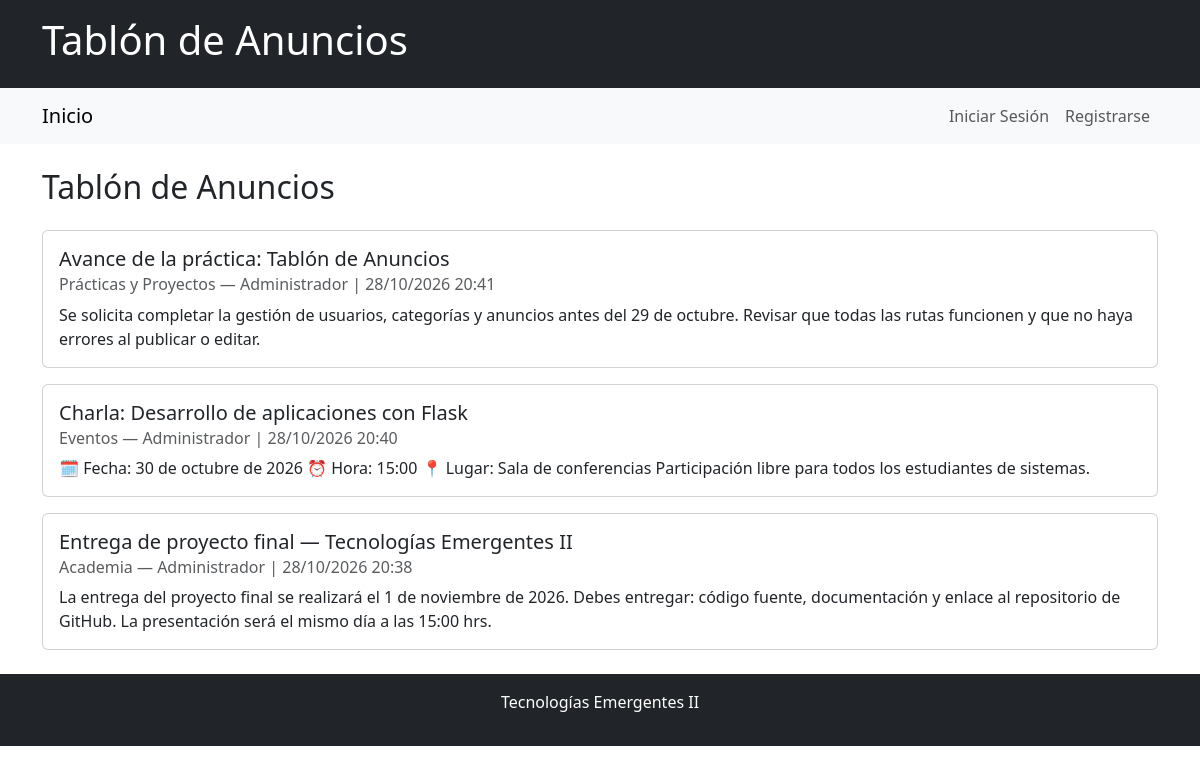
The page / on the database its author committed.
### app/models.py (models this page shows, shortened)
class Anuncio(db.Model):
    __tablename__ = 'anuncios'
    id = db.Column(db.Integer, primary_key=True)
    titulo = db.Column(db.String(200), nullable=False)
    contenido = db.Column(db.Text, nullable=False)
    fecha_creacion = db.Column(db.DateTime, default=datetime.utcnow)
    usuario_id = db.Column(db.Integer, db.ForeignKey('usuarios.id'), nullable=False)
    categoria_id = db.Column(db.Integer, db.ForeignKey('categorias.id'), nullable=False)

class Categoria(db.Model):
    __tablename__ = 'categorias'
    id = db.Column(db.Integer, primary_key=True)
    nombre = db.Column(db.String(100), nullable=False, unique=True)
    descripcion = db.Column(db.Text)
    anuncios = db.relationship('Anuncio', backref='categoria', lazy=True, cascade='all, delete-orphan')

class Usuario(db.Model):
    __tablename__ = 'usuarios'
    id = db.Column(db.Integer, primary_key=True)
    nombre = db.Column(db.String(100), nullable=False)
    correo = db.Column(db.String(100), nullable=False, unique=True)
    contrasena_hash = db.Column(db.String(200), nullable=False)
    es_admin = db.Column(db.Boolean, default=False)
    anuncios = db.relationship('Anuncio', backref='autor', lazy=True, cascade='all, delete-orphan')
    @property
    def contrasena(self):
        raise AttributeError('contraseña no es un atributo legible')

### app/anuncios/routes.py (the view)
@anuncios_bp.route('/')
def lista():
    anuncios = Anuncio.query.order_by(Anuncio.fecha_creacion.desc()).all()
    return render_template('anuncios/lista.html', anuncios=anuncios)

### app/templates/anuncios/lista.html (shortened to what this page needs)
{% extends "base.html" %}
{% block contenido %}
<h2 class="mb-4">Tablón de Anuncios</h2>
{% if anuncios %}
  {% for anuncio in anuncios %}
    <div class="card mb-3">
        <div class="card-body">
            <h5 class="card-title">{{ anuncio.titulo }}</h5>
            <h6 class="card-subtitle mb-2 text-muted">
                {{ anuncio.categoria.nombre }} — {{ anuncio.autor.nombre }}
                | {{ anuncio.fecha_creacion.strftime('%d/%m/%Y %H:%M') }}
            </h6>
            <p class="card-text">{{ anuncio.contenido }}</p>
        </div>
    </div>
  {% endfor %}
{% else %}
  <p class="text-muted">No hay anuncios publicados aún.</p>
{% endif %}
{% endblock %}

### app/templates/base.html (shortened to what this page needs)
<!DOCTYPE html>
<html lang="es">
<head>
    <link href="https://cdn.jsdelivr.net/npm/bootstrap@5.3.0/dist/css/bootstrap.min.css" rel="stylesheet">
</head>
<body>
    <header class="bg-dark text-white py-3">
        <div class="container">
            <h1>Tablón de Anuncios</h1>
        </div>
    </header>
    <nav class="navbar navbar-expand-lg navbar-light bg-light">
        <div class="container">
            <a class="navbar-brand" href="{{ url_for('anuncios.lista') }}">Inicio</a>
            <div class="collapse navbar-collapse">
                <ul class="navbar-nav">
                    {% if session.usuario_id %}
                    <li class="nav-item"><span class="nav-link">Hola, {{ session.nombre }}</span></li>
                    <li class="nav-item">
                        <a class="nav-link" href="{{ url_for('auth.logout') }}">Cerrar Sesión</a>
                    </li>
                    {% else %}
                    <li class="nav-item">
                        <a class="nav-link" href="{{ url_for('auth.login') }}">Iniciar Sesión</a>
                    </li>
                    <li class="nav-item">
                        <a class="nav-link" href="{{ url_for('auth.registro') }}">Registrarse</a>
                    </li>
                    {% endif %}
                </ul>
            </div>
        </div>
    </nav>
    <main class="container my-4">
        {% block contenido %}{% endblock %}
    </main>
    <footer class="bg-dark text-white text-center py-3">
        <p>Tecnologías Emergentes II</p>
    </footer>
</body>
</html>

### rows shown on the page
Anuncio: titulo "Avance de la práctica: Tablón de Anuncios", categoria.nombre "Prácticas y Proyectos", autor.nombre "Administrador", fecha_creacion "28/10/2026 20:41", contenido "Se solicita completar la gestión de usuarios, categorías y anuncios antes del 29 de octubre. Revisar que todas las rutas funcionen y que no haya errores al publicar o editar."
Anuncio: titulo "Charla: Desarrollo de aplicaciones con Flask", categoria.nombre "Eventos", autor.nombre "Administrador", fecha_creacion "28/10/2026 20:40", contenido "🗓️ Fecha: 30 de octubre de 2026 ⏰ Hora: 15:00 📍 Lugar: Sala de conferencias Participación libre para todos los estudiantes de sistemas."
Anuncio: titulo "Entrega de proyecto final — Tecnologías Emergentes II", categoria.nombre "Academia", autor.nombre "Administrador", fecha_creacion "28/10/2026 20:38", contenido "La entrega del proyecto final se realizará el 1 de noviembre de 2026. Debes entregar: código fuente, documentación y enlace al repositorio de GitHub. La presentación será el mismo día a las 15:00 hrs."
